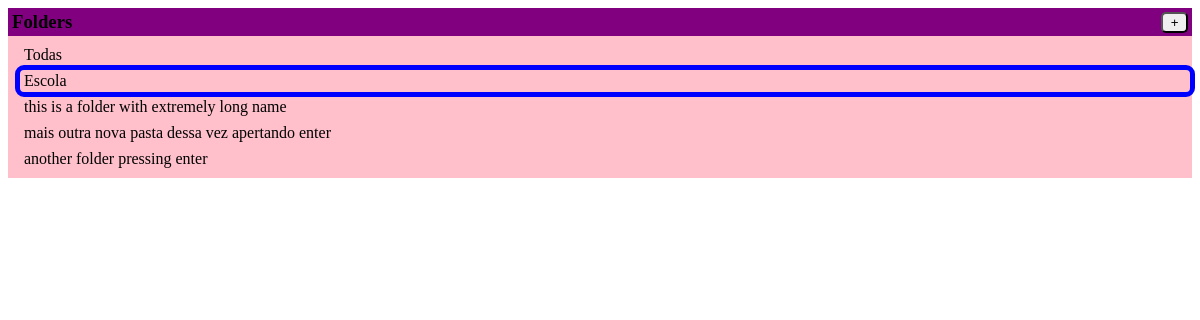
Before: /folders (signed in) with the older database file.
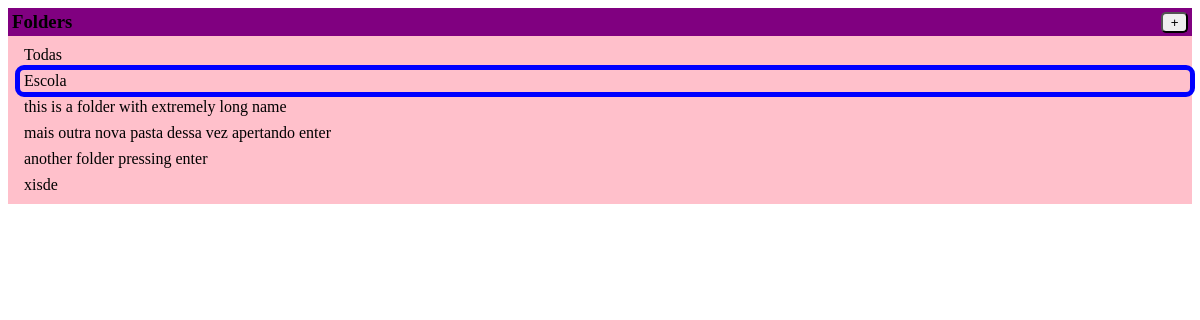
After: the same page with the newer database file.
### folders/models.py (models this page shows, shortened)
class Folder (models.Model):
    user = models.ForeignKey(User, on_delete=models.CASCADE, null=True, blank=True, related_name='folders')
    folder_name = models.CharField(max_length=32)
    objects = models.Manager()
    def __str__(self):
        return self.folder_name

### folders/views.py (the view)
# urls.py: path('folders', views.folders, name="folders"),
def folders(req):
    return render(req, 'folders/folder_list.html', get_context(req, {}))

### folders/templates/folders/folder_list.html
{% extends 'folders/base.html' %}
{% block content %}
<div id="folders-wrapper">
    <div class="folders-header">
        <h3>Folders</h3>
        <button class="new-folder"
                hx-get="{% url 'new_folder_modal' %}"
                hx-target="#modal-wrapper"
                hx-swap="outerHTML"
        >
        +
        </button>
    </div>
    <ul class="folder-list">
        {% if current_folder is None %}
            {% include 'folders/folder-list-item.html' with selected=True %}
        {% else %}
            {% include 'folders/folder-list-item.html' with selected=False %}
        {% endif %}
        {% for folder in folders %}
            {% if folder.id is current_folder.id %}
                {% include 'folders/folder-list-item.html' with folder=folder selected=True %}
            {% else %}
                {% include 'folders/folder-list-item.html' with folder=folder selected=False %}
            {% endif %}
        {% endfor %}
    </ul>
</div>
{% endblock %}

### folders/templates/folders/folder-list-item.html (shortened to what this page needs)
{% if folder is None %}
    {% if selected is True %}
    <div class="folder-list-item selected">
    {% else %}
    <div class="folder-list-item"
         hx-get="{% url 'all' %}"
         hx-target="#content-area"
         _="on htmx:afterRequest x_scroll_apply()"
    >
    {% endif %}
        Todas
{% else %}
    {% if selected is True %}
    <div class="folder-list-item selected">
    {% else %}
    <div class="folder-list-item"
         hx-get="{% url 'open' folder.pk %}"
         hx-target="#content-area"
         _="on htmx:afterRequest x_scroll_apply()"
    >
    {% endif %}
        {{ folder.folder_name }}
{% endif %}
</div>

Changed rows visible on the page:
added Folder: folder_name "xisde"
